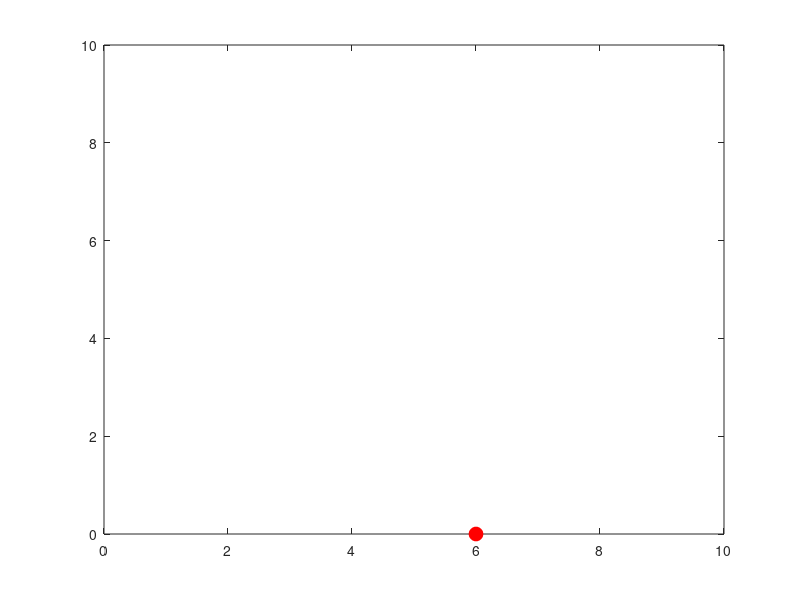

This figure's MATLAB source:
clear; clc;

ITERATIONS = 50;                                       % número de iterações
X_MIN = 0; X_MAX = 10;                                 % domínio de x
Y_MIN = 0; Y_MAX = 10;                                 % domínio de y
SPEED = 10;                                            % velocidade

x = zeros(1, ITERATIONS); y = zeros(1,ITERATIONS);      % posição
x(1) = 5; y(1) = 5;                                    % posição inicial
v_x = zeros(1, ITERATIONS); v_y = zeros(1,ITERATIONS);  % velocidade
v_x(1) = 1; v_y(1) = 1;                                % velocidade inicial
accel_x = 0; accel_y = -1;

clf; figure(1);

for i = 2:ITERATIONS
    x(i) = x(i - 1) + v_x(i - 1);
    y(i) = y (i - 1) + v_y(i - 1);

    if x(i) < X_MIN
        x(i) = -x(i);
        v_x(i) = -v_x(i - 1);
        v_y(i - 1) = v_y(i - 1);
    elseif x(i) > X_MAX
        x(i) = X_MAX * 2 - x(i);
        v_x(i) = -v_x(i - 1);
        v_y(i) = v_y(i);
    elseif y(i) < Y_MIN
        y(i) = -y(i);
        v_x(i) = v_x(i - 1);
        v_y(i) = -v_y(i - 1);
    elseif y(i) > Y_MAX
        y(i) = Y_MAX * 2 - y(i);
        v_x(i) = v_x(i - 1);
        v_y(i) = -v_y(i - 1);
    else
        v_x(i) = v_x(i - 1);
        v_y(i) = v_y(i - 1);
    end

    v_y(i) = v_y(i) + accel_y * 1;

    plot(x(i), y(i), 'or', 'MarkerSize', 10, 'MarkerFaceColor', 'r'); hold off;
    axis([X_MIN X_MAX Y_MIN Y_MAX])
    pause(1 / SPEED)
end
